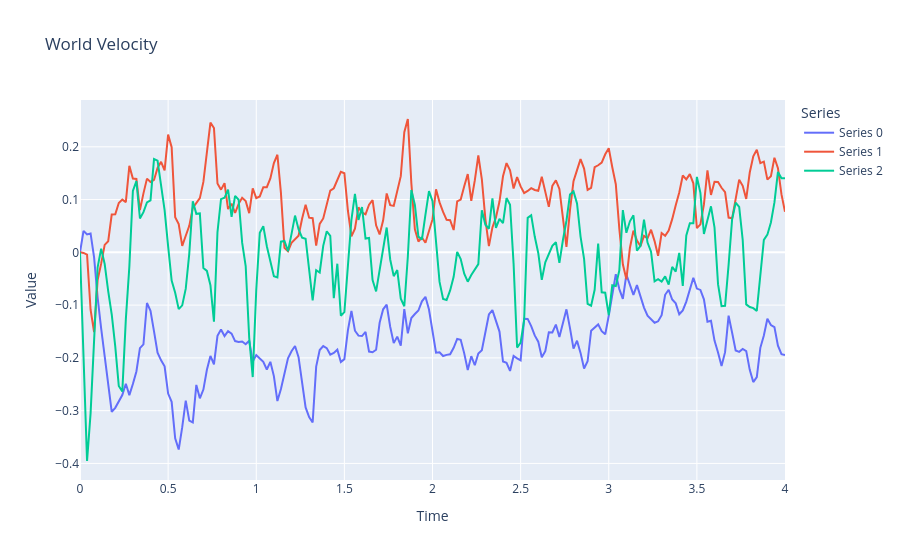

Here is the notebook cell this chart was saved with:
### Code cell
world_vel = jp.array([rollout[i].qvel[:3] for i in range(len(rollout))])
plotting.plot_multi_series(data=world_vel, dt=0.02, display_axes=[0, 1, 2], title="World Velocity")

### Figure 1 — Plotly figure (JSON) as saved in the notebook; plotly's stock layout.template omitted (floating-point values rounded to 4 significant figures; data arrays with more than 128 entries replaced by an {"elided": "..."} marker saying what was removed)
{"data": [{"mode": "lines", "name": "Series 0", "type": "scatter", "visible": true, "x": {"elided": "201 float values"}, "y": {"elided": "201 float values"}}, {"mode": "lines", "name": "Series 1", "type": "scatter", "visible": true, "x": {"elided": "201 float values"}, "y": {"elided": "201 float values"}}, {"mode": "lines", "name": "Series 2", "type": "scatter", "visible": true, "x": {"elided": "201 float values"}, "y": {"elided": "201 float values"}}], "layout": {"legend": {"title": {"text": "Series"}}, "title": {"text": "World Velocity"}, "xaxis": {"title": {"text": "Time"}}, "yaxis": {"title": {"text": "Value"}}}}
